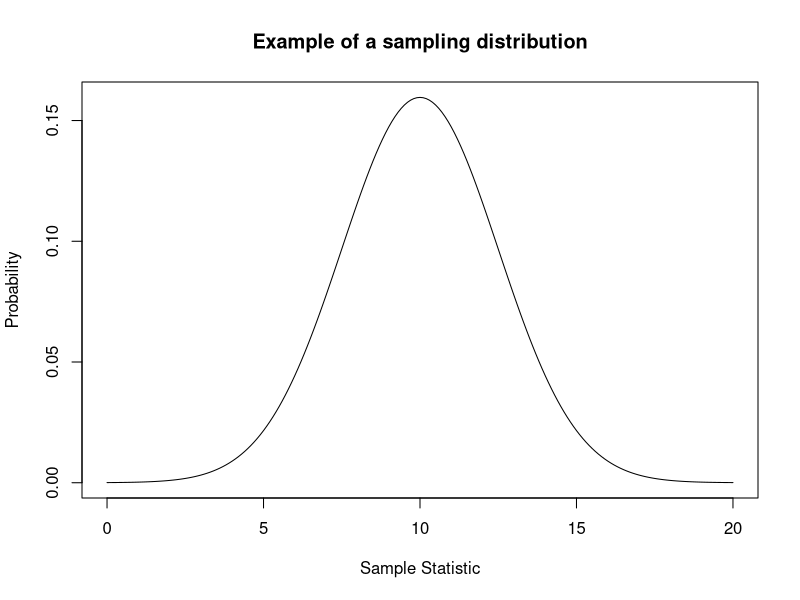
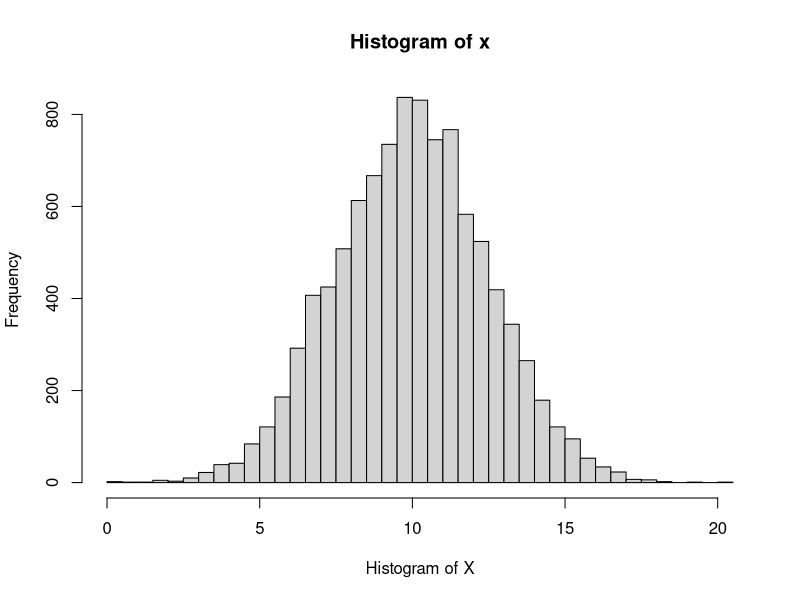
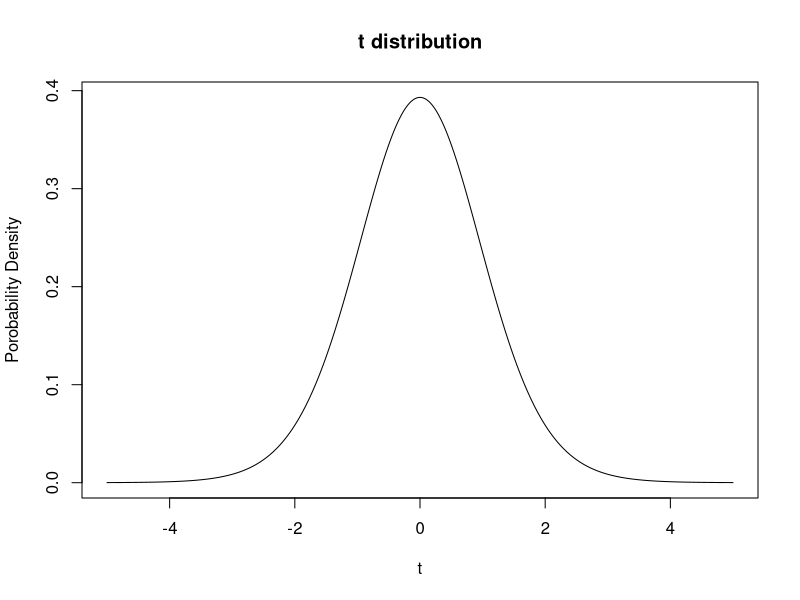
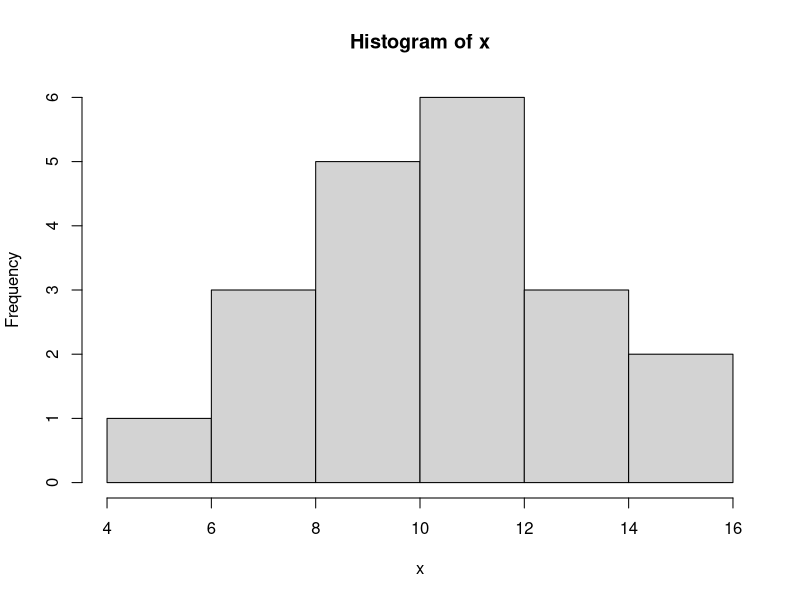
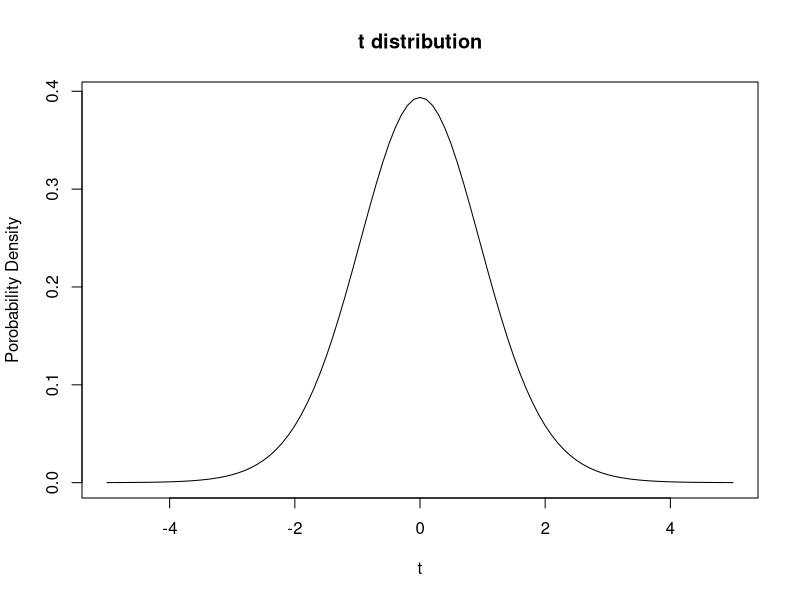
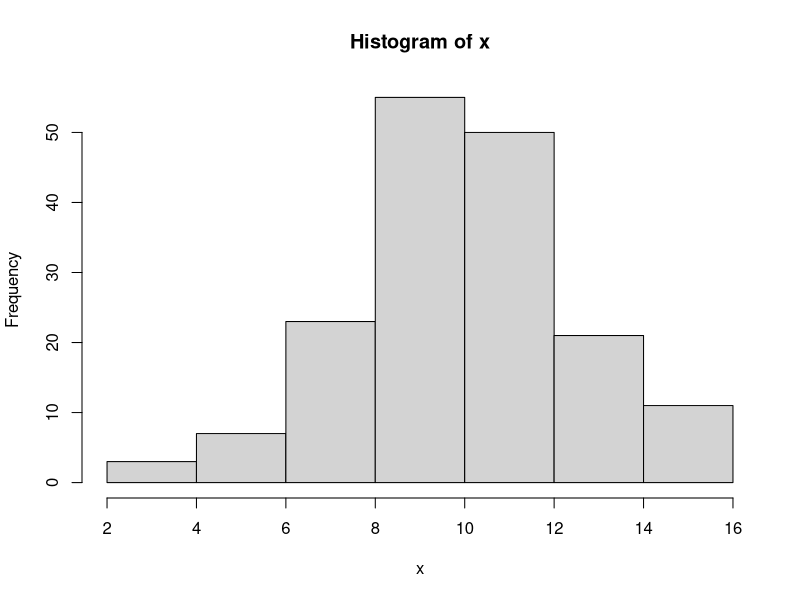
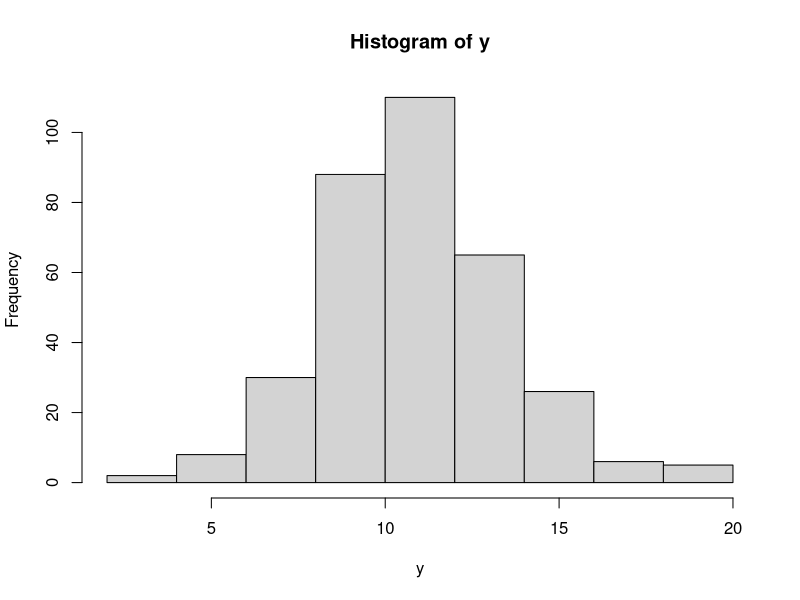
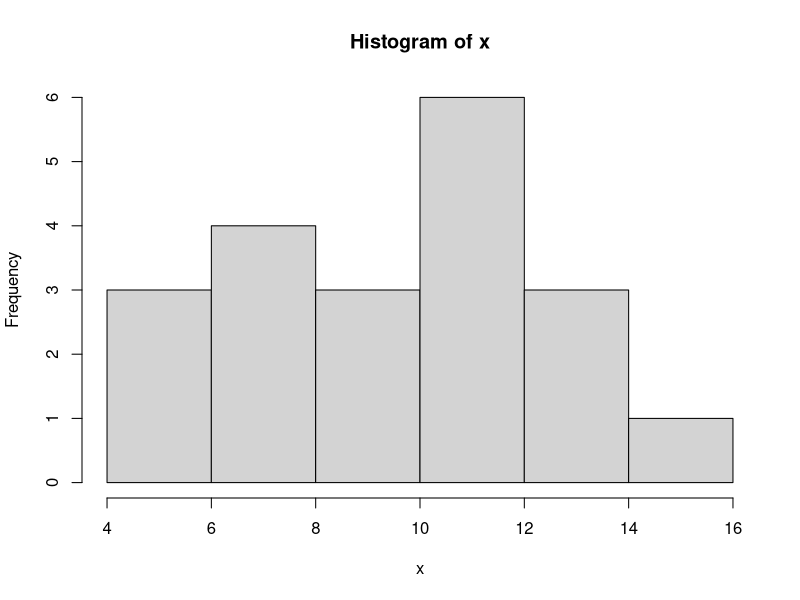

Reproduce these figures in R, in order.
## ---- chunk 1
# lets create a super basic normal distribution to represent a sampling distribution.
# create a sequence of numbers from 0 to 20 using seq() and then use dnorm() to create the distribution.
# the mean of our distribution will be 10 and the standard deviation will be 2.5. 
x <- seq(0, 20, by = .1)
y <- dnorm(x, mean = 10, sd = 2.5)

# now we plot the distribution using plot(). 
plot(x,y,type='l', main="Example of a sampling distribution", ylab='Probability',
     xlab='Sample Statistic')

# Now lets draw a single point from an identical sampling distribution using the rnorm function
# If you are not familiar with rnorm, try running help(rnorm) and see what comes up
help(rnorm)
x = rnorm(1, mean=10, sd=2.5)
print(x)

#Now lets draw a bunch of points from an idential distribution and see what they look like using the 
#hist() function. Try help(hist) if stuck.
x = rnorm(10000, mean=10, sd=2.5)
hist(x, breaks=30, xlab="Histogram of X")
## ---- chunk 2
#What does our t distribution look like?
x=seq(-5,5,by=0.001)
tdistr=dt(x,17)
plot(x,tdistr,type="l",main="t distribution",xlab="t",ylab="Porobability Density") 

# Look at the plot, and then add the code below to your plot to create a rejection region. 
# + polygon(c(x[x>=1.75], max(x), 1.75), c(tdistr[x>=1.75], 0, 0), col="red") #


## ---- chunk 3
# First set the sample size we are going to use when we draw our sample. Let's do 20 replicates and call 
# the variable n
n=20

# create a sample to use via the rnorm command. Give it a mean of 10 and a standard deviation of 2.5
# plot it in a histogram using hist() to take a look at the data.
x=rnorm(n, mean=10, sd=2.5)

hist(x)

#Quickly remake the t distribution, by copying the code we used last time. 
tdistr=dt(seq(-5,5,by=.1),n-1)
plot(seq(-5,5,by=.1),tdistr,type="l",main="t distribution",xlab="t",ylab="Porobability Density")

# what's our t value and where is it on the distribution?  What do you predict for the result of
# the test?
obs_t=(mean(x)-10)/(sd(x)/sqrt(length(x)))

# R's t test function is called t.test

# do the t.test:
t.test(x,mu=10,alternative="g")

# There are a lot of outputs, but for our purposes we want to focus on 
# the p-value. 
## ---- chunk 4
N_iter=20000
h_out=0
alpha=0.05
for (i in 1:N_iter){
  x=rnorm(n, mean=10, sd=2.5)
  p=t.test(x,mu=10,alternative="g")[["p.value"]]
  if (p < alpha){
  h_out=h_out+1
  }
  }
# So what's the rate of type I error?

h_out/N_iter

# It should be close to our significance level!  If H0 is true and we
# reject the Null we are out in the tail of distribution by chance.  And
# alpha is the probability of that!

# Ok that's all for now.  Go back to slides.
## ---- chunk 5
# first make 2 large samples, lets say 200 and 400 samples each. 
# The mean of x will be 10 and the mean of y will be 11. 
x=rnorm(170, mean=10, sd=2.5)
y=rnorm(340, mean=11, sd=2.5)

# Look at them using hist().

hist(x)
hist(y)

# very cute, but let's reduce the number of data points to make this a
# little more messy, I mean realistic. Lets do sample sizes of 20 and 40.

x=rnorm(20, mean=10, sd= 2.5)
y=rnorm(40, mean=11, sd=2.5)

# Look at them.

hist(x)
hist(y)
## ---- chunk 6
# Here I made the variances equal.  In practice if we are using a two
# sample t test and allowing ourselves to assume equal variances then we
# compute what is called the pooled standard deviation.  

sp=((length(x)-1)*sd(x)^2+(length(y)-1)*sd(y)^2)/(length(x)+length(y)-2)
sp=sqrt(sp)

# and then we need to think about our H0 for a moment.

# let's say our H0 is that the population means are equal.  ie mu1=mu2.  So
# we can calculate our t statistic as follows:
  
obs_t=(mean(x)-mean(y))/sqrt((sp^2)/length(x)+(sp^2)/length(y))

# Now we need to think about our Ha.  Let's say we thought it might be the
# case that mu1 < mu2, That means our t stat would be out there in the left
# tail of the distribution.  Think about an extreme case where we would feel confident
# in saying mu1 < mu2.  Imagine mu1 was 0 and
# mu2 was 1000.  If the samples were large and xbar ~mu1 and ybar ~mu2 then
# tstat would be large and negative! This means to the left.

# ok so what does our t distribution look like?  Where does our observed
# value of t land?  What does that imply for our testing?

tdistr=dt(seq(-5,5,by=.1),length(x)+length(y)-2)
plot(seq(-5,5,by=.1),tdistr,type="l",main="t distribution, 2 samp test example",xlab="",ylab="")

# Ok now use the t.test to confirm our suspicions. look through the help file and figure out how to set 
# the variances as equal

t.test(x,y,var.equal=TRUE, alternative="l")

# Note the test can also be done without assuming the variances are equal

# In this case the t stat is a bit easier to calculate, just as we had in
# the presentation.  No pooled sd.  However this test is less accurate than 
# a testmade with the assumption of equal variances.
t.test(x,y,var.equal=FALSE, alternative="l")

# Due to this approximation the test stat is only approximately t
# distributed so you only get approximately alpha significance.

# back to slides for a moment
## ---- chunk 7
# ok we need two samples again.

x=rnorm(n, mean=10, sd=2.5)
y=rnorm(n, mean=11, sd=2.5)

# same number of data points this time.

# ok, so what are our diffs?
  
the_diffs=x-y

# What's our H0.  Let's say it is that the means are equal again.

# what's our t stat?

obs_t=mean(the_diffs)/(sd(the_diffs)/sqrt(length(the_diffs)))

# what does our t distribution look like? Where is our observed t value?
# What's the likely outcome of our test?

tdistr=dt(seq(-5,5,by=.1),length(the_diffs)-1)
plot(seq(-5,5,by=.1),tdistr,type="l",main="t distribution, paired test example",xlab="",ylab="")

# What's our Ha?  Let's say that it is mu1<mu2, so we need to look at a
# rejection region in the left tail of the distribution.

# ok do the test.  it's t.test again but this time we are going to specify that they are paired. 

t.test(x,y,paired=TRUE, alternative="l")
